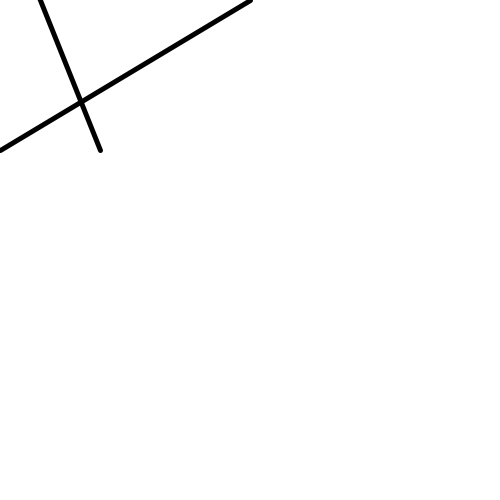
Frame 1 (no input)
Frame 60 (the mouse pressed at the canvas centre just before this capture): identical to frame 1, image omitted
Frame 120 (the mouse held since frame 60 and released just before this capture): identical to frame 1, image omitted

The Processing sketch that drew this single still picture (run headless with seeded random() and noise(); from frame 60 on, the mouse is pressed at the canvas centre):

// Processing sketch: sketch_3d_1
// ── sketch_3d_1.pde


float x,y,z;

pt A=new pt(0,-2);
pt B=new pt(2,3);
pt C=new pt(0,3);
pt D=new pt(5,0);
  
  
void setup(){
  size(500,500);
}
void draw(){
  background(255);
  fill(0);
  scale(50,50);
  strokeWeight(0.1);
  line(A.x,A.y,B.x,B.y);
  line(C.x,C.y,D.x,D.y);
}

void mousePressed(){  
  float m1=(D.y-C.y)/(D.x-C.x);
  float m2=(B.y-A.y)/(B.x-A.x);
  float c1=C.y-m1*C.x;
  float c2=A.y-m2*A.x;
  float x=(c2-c1)/(m1-m2);
  float y=m1*x+c1;
  println("by slope (cartesian) method : " +x,y);
  
  vec U=new vec(A,B); vec V=new vec(C,D);
  //println(A.x,A.y,C.x,C.y,U.x,U.y,V.x,V.y);
  intX(A,C,U,V);
}

pt intX(pt M, pt N, vec U, vec V){
  float c1=(N.y-M.y)-((N.x-M.x)*(U.y/U.x));
  float c2=U.x/((V.x*U.y)-(V.y*U.x));
  float t=c1*c2;
  float a=N.x+(t*V.x); float b=N.y+(t*V.y); pt P=new pt(a,b);
  println("by vectors : "+t,a,b);  
  return P;
}

class pt{
  float x,y;
  pt(float x_, float y_){x=x_; y=y_;}  
}

class vec{
  pt A,B;float x,y;
  vec(pt a, pt b){A=a; B=b; pt P=new pt(B.x-A.x, B.y-A.y); x=P.x; y=P.y;}  
}
